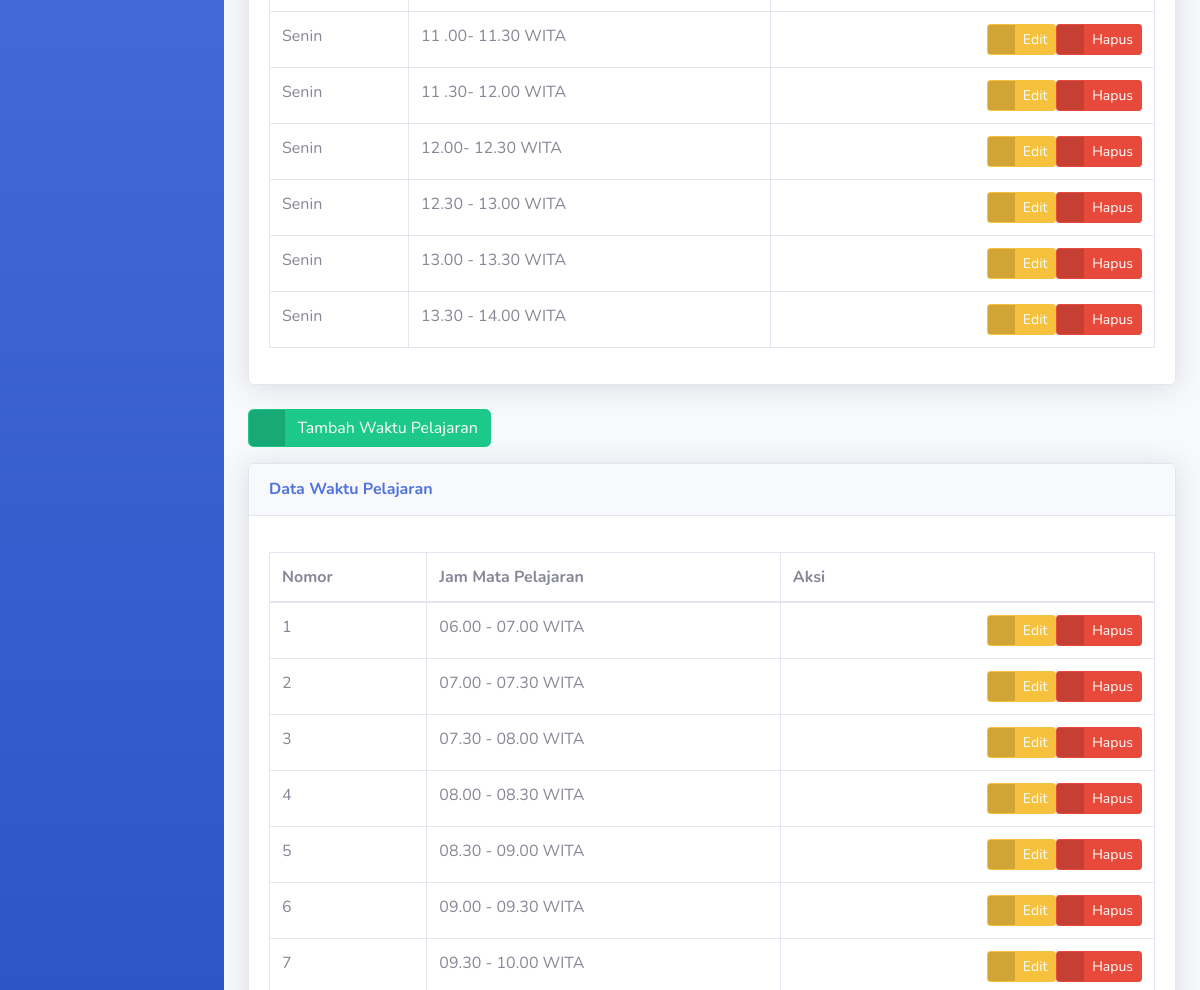
Before: /administrator/waktu/ (middle part) with the older database file.
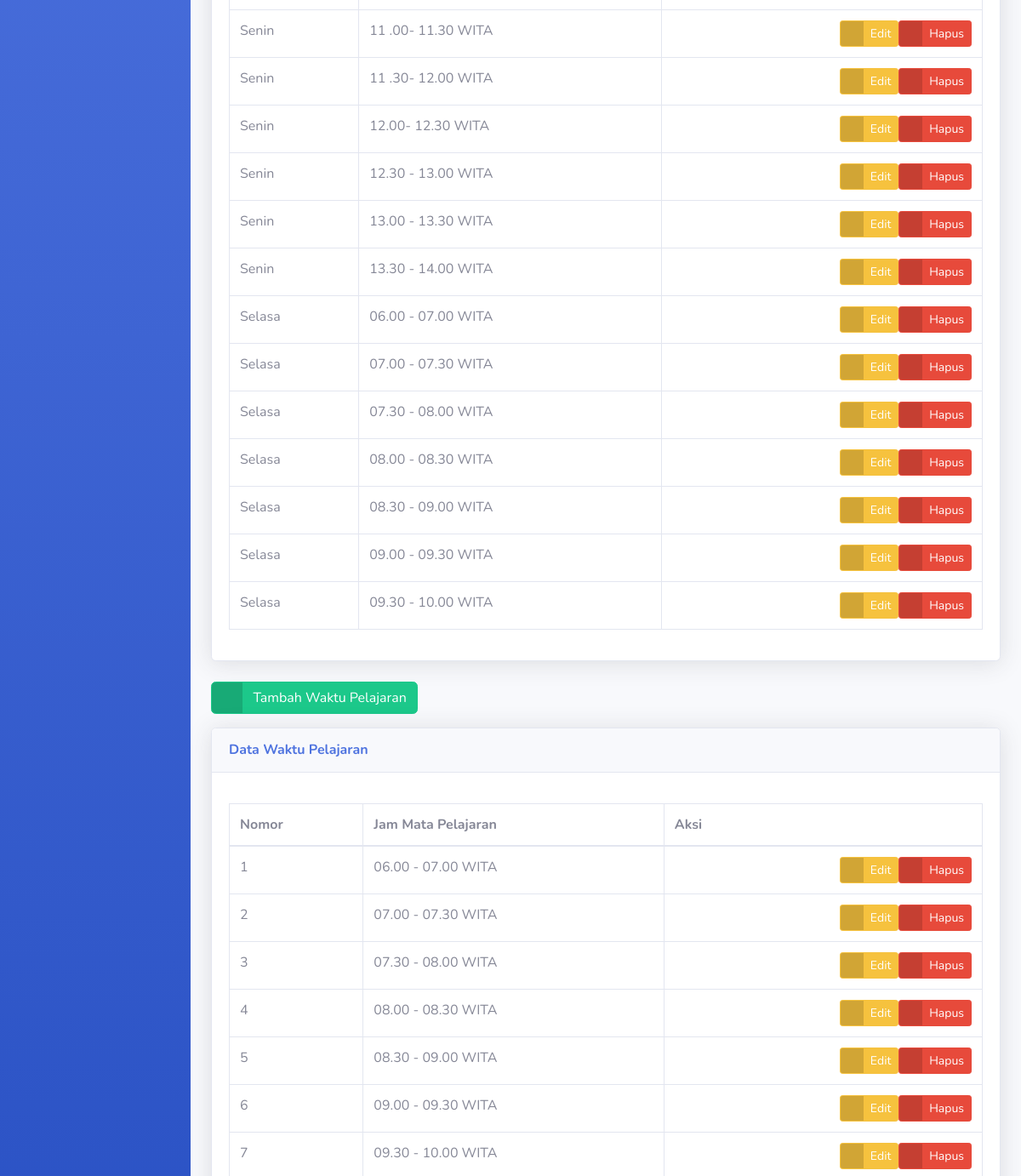
After: the same page with the newer database file.
### administrator/models.py (models this page shows, shortened)
class DetailWaktu(models.Model):
    hari = models.ForeignKey(
        Hari,
        on_delete=models.CASCADE
    )
    waktu = models.ForeignKey(
        Waktu,
        on_delete=models.CASCADE
    )
    published = models.DateTimeField(
        auto_now_add=True,
        editable=False
    )
    updated = models.DateTimeField(
        auto_now=True,
        editable=False
    )
    class Meta:
        ordering = ['hari', 'waktu']
        verbose_name_plural = "Detail Waktu"

class Hari(models.Model):
    CHOICES_HARI = (
        ('senin', 'Senin'),
        ('selasa', 'Selasa'),
        ('rabu', 'Rabu'),
        ('kamis', 'Kamis'),
        ('jumat', 'Jumat'),
        ('sabtu', 'Sabtu'),
    )
    nama_hari = models.CharField(
        'Nama Hari',
        choices=CHOICES_HARI,
        max_length=10,
        unique=True
    )
    class Meta:
        ordering = ['id']
        verbose_name_plural = "Hari"

class Waktu(models.Model):
    nama_waktu = models.CharField(
        'Rentang Waktu Pelajaran',
        max_length=30,
        unique=True
    )
    class Meta:
        ordering = ['nama_waktu']
        verbose_name_plural = "Waktu"

### administrator/waktu_views.py (the view)
# urls.py: path('waktu/', WaktuIndexView.as_view(),
class WaktuIndexView(ListView):
    template_name = 'administrator/waktu/index.html'
    context = {
        'title_page': "Database | Waktu",
        'subtitle_page': "Halaman Database Waktu Pelajaran"
    }
    def get(self, request):
        all_waktu = Waktu.objects.all()
        all_detailwaktu = DetailWaktu.objects.all()
        self.context.update(
            {
                'all_waktu': all_waktu,
                'all_detailwaktu': all_detailwaktu,
            }
        )
        return render(request, self.template_name, self.context)

### templates/administrator/waktu/index.html (shortened to what the changed rows need)
{% extends 'base.html' %}
{% load static %}
{% block page_content %}
<div class="row mt-3">
    <div class="col">
        <div class="card shadow mb-4">
            <div class="card-body">
                <div class="row mt-3">
                    <div class="col">
                        <div class="table-responsive">
                            <table class="table table-bordered" id="tableDetailWaktu" width="100%" cellspacing="0">
                                <tbody>
                                    {% for detailwaktu in all_detailwaktu %}
                                    <tr>
                                        <td>{{detailwaktu.hari.nama_hari.capitalize}}</td>
                                        <td>{{detailwaktu.waktu.nama_waktu}}</td>
                                        <td>
                                            <div class="d-flex justify-content-end">
                                                <a href="{% url 'administrator_IT:detail_waktu_update' detailwaktu.id %}"
                                                    class="btn btn-warning btn-icon-split btn-sm">
                                                    <span class="icon text-white-50">
                                                        <i class="fas fa-exclamation-triangle"></i>
                                                    </span>
                                                    <span class="text">Edit</span>
                                                </a>
                                                <a href="{% url 'administrator_IT:detail_waktu_delete' detailwaktu.id %}"
                                                    class="btn btn-danger btn-icon-split btn-sm">
                                                    <span class="icon text-white-50">
                                                        <i class="fas fa-trash"></i>
                                                    </span>
                                                    <span class="text">Hapus</span>
                                                </a>
                                            </div>
                                        </td>
                                    </tr>
                                    {% endfor %}
                                </tbody>
                            </table>
                        </div>
                    </div>
                </div>
            </div>
        </div>
    </div>
</div>
<div class="row mt-3">
    <div class="col">
        <div class="card shadow mb-4">
            <div class="card-body">
                <div class="row mt-3">
                    <div class="col">
                        <div class="table-responsive">
                            <table class="table table-bordered" id="tableWaktu" width="100%" cellspacing="0">
                                <thead>
                                    <tr>
                                        <th>Nomor</th>
                                        <th>Jam Mata Pelajaran</th>
                                        <th>Aksi</th>
                                    </tr>
                                </thead>
                                <tbody>
                                    {% for waktu in all_waktu %}
                                    <tr>
                                        <td>{{forloop.counter}}</td>
                                        <td>{{waktu.nama_waktu}}</td>
                                        <td>
                                            <div class="d-flex justify-content-end">
                                                <a href="{% url 'administrator_IT:waktu_update' waktu.id %}"
                                                    class="btn btn-warning btn-icon-split btn-sm">
                                                    <span class="icon text-white-50">
                                                        <i class="fas fa-exclamation-triangle"></i>
                                                    </span>
                                                    <span class="text">Edit</span>
                                                </a>
                                                <a href="{% url 'administrator_IT:waktu_delete' waktu.id %}"
                                                    class="btn btn-danger btn-icon-split btn-sm">
                                                    <span class="icon text-white-50">
                                                        <i class="fas fa-trash"></i>
                                                    </span>
                                                    <span class="text">Hapus</span>
                                                </a>
                                            </div>
                                        </td>
                                    </tr>
                                    {% endfor %}
                                </tbody>
                            </table>
                        </div>
                    </div>
                </div>
            </div>
        </div>
    </div>
</div>
{% endblock page_content %}

Changed rows visible on the page:
added DetailWaktu: hari.nama_hari "Selasa", waktu.nama_waktu "06.00 - 07.00 WITA"
added DetailWaktu: hari.nama_hari "Selasa", waktu.nama_waktu "07.00 - 07.30 WITA"
added DetailWaktu: hari.nama_hari "Selasa", waktu.nama_waktu "07.30 - 08.00 WITA"
added DetailWaktu: hari.nama_hari "Selasa", waktu.nama_waktu "08.00 - 08.30 WITA"
added DetailWaktu: hari.nama_hari "Selasa", waktu.nama_waktu "08.30 - 09.00 WITA"
added DetailWaktu: hari.nama_hari "Selasa", waktu.nama_waktu "09.00 - 09.30 WITA"
added DetailWaktu: hari.nama_hari "Selasa", waktu.nama_waktu "09.30 - 10.00 WITA"
